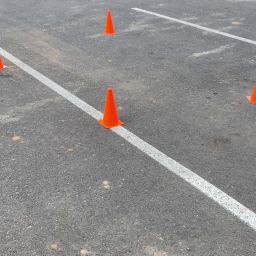
#> input picture Sensors/Camera/Dataset Files/Image Proccessing/RawImages/IMG_7562_frame_000013.png, 256 x 256 px, found by its file name; its folder holds only this picture in this run
$ python Yolo_Manaul_Review.py
#> lines starting #> are read from the running program, lines starting #| are printed output that depends on the picture; after the words box and inside, x2 and y2 are one past the last pixel; in counts of white or black regions, pixels touching at a corner belong together
import os
import cv2
import numpy as np

images_dir = "Sensors/Camera/Dataset Files/Image Proccessing/RawImages"
labels_dir = "Sensors/Camera/Dataset Files/Image Proccessing/Labels"
progress_file = "Sensors/Camera/Dataset Files/Image Proccessing/review_progress.txt"


class YOLOReviewer:
    HANDLE_SIZE = 8

    def __init__(self, images_dir, labels_dir):
        self.images_dir = images_dir
        self.labels_dir = labels_dir
        self.image_files = sorted(
            [f for f in os.listdir(images_dir) if f.lower().endswith((".jpg", ".png"))]
        )
        self.index = 0
        self.boxes = []
        self.selected_box = None
        self.drag_mode = None
        self.start_point = None
        self.load_progress()

    def load_progress(self):
        if os.path.exists(progress_file):
            with open(progress_file, "r") as f:
                self.reviewed = set(line.strip() for line in f.readlines())
        else:
            self.reviewed = set()

    # [6 lines left out: function mark_reviewed, not called in this run]

    def load_image(self):
        img_name = self.image_files[self.index]
        path = os.path.join(self.images_dir, img_name)
        self.image = cv2.imread(path)
#> self.image is the input picture: shape (256, 256, 3); mean B, G, R 138.8, 139.5, 141.4
        self.h, self.w = self.image.shape[:2]
#> self.h = 256; self.w = 256
        self.boxes = self.load_labels(img_name)
        self.original_boxes = [b.copy() for b in self.boxes]
        self.selected_box = None

    def load_labels(self, img_name):
        label_path = os.path.join(
            self.labels_dir, os.path.splitext(img_name)[0] + ".txt"
        )
        boxes = []
        if not os.path.exists(label_path):
            return boxes

        with open(label_path, "r") as f:
            for line in f:
                cls, x, y, w, h = map(float, line.strip().split())
                x1 = int((x - w / 2) * self.w)
                y1 = int((y - h / 2) * self.h)
                x2 = int((x + w / 2) * self.w)
                y2 = int((y + h / 2) * self.h)
                boxes.append([x1, y1, x2, y2])
        return boxes

    # [15 lines left out: function save_labels, not called in this run]

    def draw_boxes(self, img):
        for i, (x1, y1, x2, y2) in enumerate(self.boxes):
            color = (0, 255, 0)
            if self.selected_box == i:
                color = (0, 0, 255)

            cv2.rectangle(img, (x1, y1), (x2, y2), color, 2)

            if self.selected_box == i:
                for px, py in [(x1,y1),(x2,y1),(x1,y2),(x2,y2)]:
                    cv2.rectangle(img,
                                  (px - self.HANDLE_SIZE, py - self.HANDLE_SIZE),
                                  (px + self.HANDLE_SIZE, py + self.HANDLE_SIZE),
                                  (255, 0, 0), -1)
        return img

    # [168 lines left out: functions mouse_callback, auto_square_cone_adaptive_color, not called in this run]

    def run(self):
        cv2.namedWindow("Reviewer")
        cv2.setMouseCallback("Reviewer", self.mouse_callback)

        while True:
            self.load_image()

            while True:
                display = self.image.copy()
                display = self.draw_boxes(display)

                reviewed_count = len(self.reviewed)
                total = len(self.image_files)
                percent = (reviewed_count / total) * 100

                cv2.putText(display,
                            f"{self.index+1}/{total} | Reviewed: {reviewed_count} ({percent:.1f}%)",
                            (10, 25),
                            cv2.FONT_HERSHEY_SIMPLEX,
                            0.7, (255,255,255), 2)
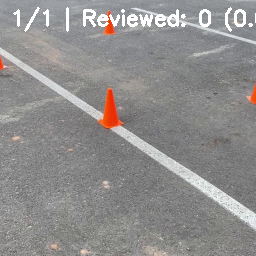
#> display: shape (256, 256, 3); 2.18% of pixels changed, all inside (x1, y1, x2, y2) = (13, 7, 256, 32)

                cv2.imshow("Reviewer", display)
                key = cv2.waitKey(30) & 0xFF
#> (key q is pressed here)

                if key == ord("n"):
                    self.index = min(self.index + 1, total - 1)
                    break
                elif key == ord("p"):
                    self.index = max(self.index - 1, 0)
                    break
                elif key == ord("s"):
                    self.save_labels()
                elif key == ord("d") and self.selected_box is not None:
                    self.boxes.pop(self.selected_box)
                    self.selected_box = None
                elif key == ord("r"):
                    self.boxes = [b.copy() for b in self.original_boxes]
                elif key == ord("q"):
                    cv2.destroyAllWindows()
                    return


if __name__ == "__main__":
    reviewer = YOLOReviewer(images_dir, labels_dir)
    reviewer.run()

$ run again, on Sensors/Camera/Dataset Files/Image Proccessing/RawImages/IMG_7562_frame_000044.png
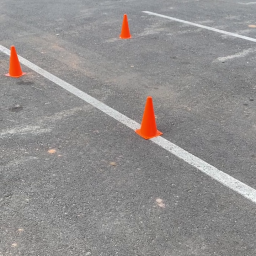
#> input picture Sensors/Camera/Dataset Files/Image Proccessing/RawImages/IMG_7562_frame_000044.png, 256 x 256 px, found by its file name
#> in load_image, self.image is the input picture: shape (256, 256, 3); mean B, G, R 142, 142.8, 145.8
#> in run, `cv2.putText(display, f"{self.index+1}/{total} | Reviewed: {reviewed_co..`:
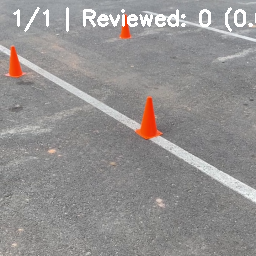
#> display: shape (256, 256, 3); 2.18% of pixels changed, all inside (x1, y1, x2, y2) = (13, 7, 256, 32)

$ run again, on Sensors/Camera/Dataset Files/Image Proccessing/RawImages/IMG_7562_frame_000057.png
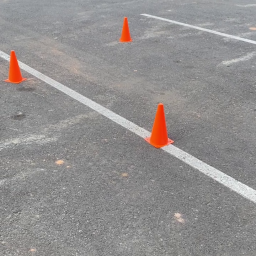
#> input picture Sensors/Camera/Dataset Files/Image Proccessing/RawImages/IMG_7562_frame_000057.png, 256 x 256 px, found by its file name
#> in load_image, self.image is the input picture: shape (256, 256, 3); mean B, G, R 142.6, 143.2, 146.5
#> in run, `cv2.putText(display, f"{self.index+1}/{total} | Reviewed: {reviewed_co..`:
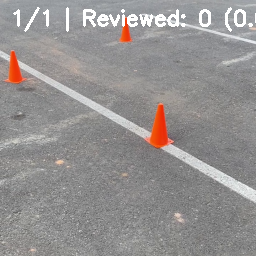
#> display: shape (256, 256, 3); 2.18% of pixels changed, all inside (x1, y1, x2, y2) = (13, 7, 256, 32)

$ run again, on Sensors/Camera/Dataset Files/Image Proccessing/RawImages/IMG_7562_frame_000062.png
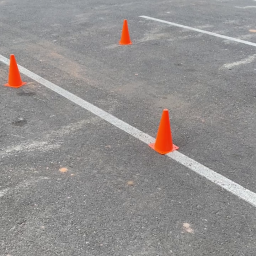
#> input picture Sensors/Camera/Dataset Files/Image Proccessing/RawImages/IMG_7562_frame_000062.png, 256 x 256 px, found by its file name
#> in load_image, self.image is the input picture: shape (256, 256, 3); mean B, G, R 142.4, 143.3, 146.6
#> in run, `cv2.putText(display, f"{self.index+1}/{total} | Reviewed: {reviewed_co..`:
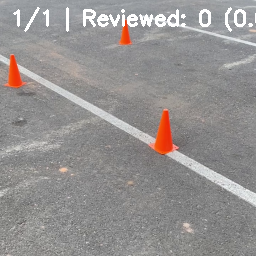
#> display: shape (256, 256, 3); 2.18% of pixels changed, all inside (x1, y1, x2, y2) = (13, 7, 256, 32)

$ run again, on Sensors/Camera/Dataset Files/Image Proccessing/RawImages/IMG_7562_frame_000019.png
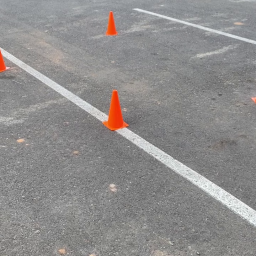
#> input picture Sensors/Camera/Dataset Files/Image Proccessing/RawImages/IMG_7562_frame_000019.png, 256 x 256 px, found by its file name
#> in load_image, self.image is the input picture: shape (256, 256, 3); mean B, G, R 140.1, 140.7, 142.7
#> in run, `cv2.putText(display, f"{self.index+1}/{total} | Reviewed: {reviewed_co..`:
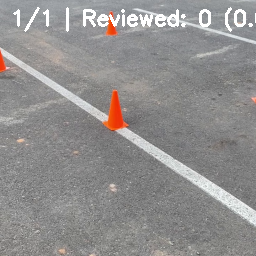
#> display: shape (256, 256, 3); 2.18% of pixels changed, all inside (x1, y1, x2, y2) = (13, 7, 256, 32)
